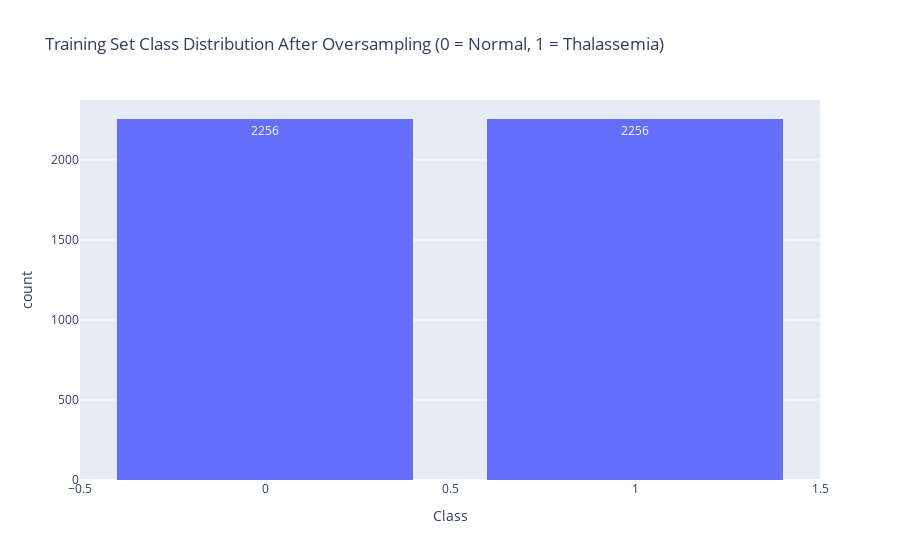

Notebook code for this chart:
### Markdown cell above
### Visualisation for Class Distribution for Oversampled Data

### Code cell
# ensuring y_train_resampled is a 1D series
if isinstance(y_train_resampled, pd.DataFrame):
    y_series = y_train_resampled.iloc[:, 0]
else:
    y_series = pd.Series(y_train_resampled)

# creating a dataframe for plotting
resampled_df = pd.DataFrame({'Hematologist Remarks': y_series})

# plotting
fig = px.histogram(
    resampled_df,
    x='Hematologist Remarks',
    title="Training Set Class Distribution After Oversampling (0 = Normal, 1 = Thalassemia)",
    labels={'Hematologist Remarks': 'Class', 'count': 'Number of Samples'},
    text_auto=True
)

fig.update_traces(hovertemplate='Class: %{x}<br>Count: %{y}')
fig.update_layout(bargap=0.2)
fig.show()

### Figure 1 — Plotly figure (JSON) as saved in the notebook; plotly's stock layout.template omitted (floating-point values rounded to 4 significant figures; data arrays with more than 128 entries replaced by an {"elided": "..."} marker saying what was removed)
{"data": [{"alignmentgroup": "True", "bingroup": "x", "hovertemplate": "Class: %{x}<br>Count: %{y}", "legendgroup": "", "marker": {"color": "#636efa", "pattern": {"shape": ""}}, "name": "", "offsetgroup": "", "orientation": "v", "showlegend": false, "texttemplate": "%{value}", "type": "histogram", "x": {"elided": "4512 int values"}, "xaxis": "x", "yaxis": "y"}], "layout": {"bargap": 0.2, "barmode": "relative", "legend": {"tracegroupgap": 0}, "title": {"text": "Training Set Class Distribution After Oversampling (0 = Normal, 1 = Thalassemia)"}, "xaxis": {"anchor": "y", "domain": [0, 1], "title": {"text": "Class"}}, "yaxis": {"anchor": "x", "domain": [0, 1], "title": {"text": "count"}}}}
